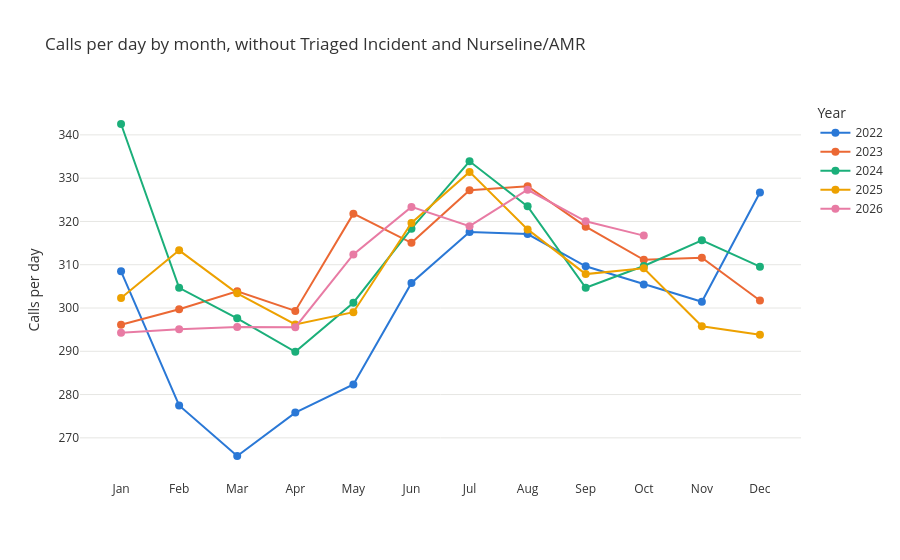

Notebook code for this chart:
### Code cell
import plotly.graph_objects as go

# same chart without the two codes that stop after 2025-05-31
gone = ['Triaged Incident', 'Nurseline/AMR']
monthly = data[~data['Type'].isin(gone)].groupby(['Year', 'Month']).size().rename('calls').reset_index()

def days_covered(year, month):
    month_start = pd.Timestamp(year=year, month=month, day=1)
    month_end = month_start + pd.offsets.MonthBegin(1)
    return (min(month_end, end) - max(month_start, start)) / pd.Timedelta(days=1)

monthly['days'] = [days_covered(y, m) for y, m in zip(monthly['Year'], monthly['Month'])]
monthly['calls_per_day'] = monthly['calls'] / monthly['days']



# fixed categorical order, one color per year
year_colors = {2022: '#2a78d6', 2023: '#eb6834', 2024: '#1baf7a', 2025: '#eda100', 2026: '#e87ba4'}
month_names = ['Jan', 'Feb', 'Mar', 'Apr', 'May', 'Jun', 'Jul', 'Aug', 'Sep', 'Oct', 'Nov', 'Dec']

fig = go.Figure()
for year, g in monthly.groupby('Year'):
    fig.add_trace(go.Scatter(
        x=[month_names[m - 1] for m in g['Month']], y=g['calls_per_day'],
        mode='lines+markers', name=str(year),
        line=dict(color=year_colors[year], width=2), marker=dict(size=8),
        customdata=g[['calls', 'days']],
        hovertemplate=f'{year}: ' + '%{y:.0f} calls/day<br>%{customdata[0]:,} calls in %{customdata[1]:.1f} days<extra></extra>',
    ))

fig.update_layout(
    title='Calls per day by month, without Triaged Incident and Nurseline/AMR',
    xaxis=dict(title=None, categoryorder='array', categoryarray=month_names, showgrid=False),
    yaxis=dict(title='Calls per day', gridcolor='#e6e6e3', zeroline=False),
    hovermode='x unified', plot_bgcolor='white', paper_bgcolor='white',
    font=dict(color='#333'), legend=dict(title='Year'),
)
fig.show()

### Figure 1 — Plotly figure (JSON) as saved in the notebook; plotly's stock layout.template omitted (floating-point values rounded to 4 significant figures)
{"data": [{"customdata": [[9460.0, 30.67], [7770.0, 28.0], [8240.0, 31.0], [8275.0, 30.0], [8753.0, 31.0], [9174.0, 30.0], [9844.0, 31.0], [9830.0, 31.0], [9289.0, 30.0], [9469.0, 31.0], [9043.0, 30.0], [10130.0, 31.0]], "hovertemplate": "2022: %{y:.0f} calls/day<br>%{customdata[0]:,} calls in %{customdata[1]:.1f} days<extra></extra>", "line": {"color": "#2a78d6", "width": 2}, "marker": {"size": 8}, "mode": "lines+markers", "name": "2022", "type": "scatter", "x": ["Jan", "Feb", "Mar", "Apr", "May", "Jun", "Jul", "Aug", "Sep", "Oct", "Nov", "Dec"], "y": [308.5, 277.5, 265.8, 275.8, 282.4, 305.8, 317.5, 317.1, 309.6, 305.5, 301.4, 326.7]}, {"customdata": [[9180.0, 31.0], [8392.0, 28.0], [9420.0, 31.0], [8980.0, 30.0], [9976.0, 31.0], [9452.0, 30.0], [10140.0, 31.0], [10170.0, 31.0], [9564.0, 30.0], [9645.0, 31.0], [9348.0, 30.0], [9354.0, 31.0]], "hovertemplate": "2023: %{y:.0f} calls/day<br>%{customdata[0]:,} calls in %{customdata[1]:.1f} days<extra></extra>", "line": {"color": "#eb6834", "width": 2}, "marker": {"size": 8}, "mode": "lines+markers", "name": "2023", "type": "scatter", "x": ["Jan", "Feb", "Mar", "Apr", "May", "Jun", "Jul", "Aug", "Sep", "Oct", "Nov", "Dec"], "y": [296.1, 299.7, 303.9, 299.3, 321.8, 315.1, 327.2, 328.1, 318.8, 311.1, 311.6, 301.7]}, {"customdata": [[10620.0, 31.0], [8835.0, 29.0], [9226.0, 31.0], [8696.0, 30.0], [9338.0, 31.0], [9550.0, 30.0], [10350.0, 31.0], [10030.0, 31.0], [9140.0, 30.0], [9601.0, 31.0], [9469.0, 30.0], [9596.0, 31.0]], "hovertemplate": "2024: %{y:.0f} calls/day<br>%{customdata[0]:,} calls in %{customdata[1]:.1f} days<extra></extra>", "line": {"color": "#1baf7a", "width": 2}, "marker": {"size": 8}, "mode": "lines+markers", "name": "2024", "type": "scatter", "x": ["Jan", "Feb", "Mar", "Apr", "May", "Jun", "Jul", "Aug", "Sep", "Oct", "Nov", "Dec"], "y": [342.5, 304.7, 297.6, 289.9, 301.2, 318.3, 333.9, 323.5, 304.7, 309.7, 315.6, 309.5]}, {"customdata": [[9371.0, 31.0], [8773.0, 28.0], [9405.0, 31.0], [8886.0, 30.0], [9270.0, 31.0], [9590.0, 30.0], [10280.0, 31.0], [9863.0, 31.0], [9235.0, 30.0], [9584.0, 31.0], [8874.0, 30.0], [9108.0, 31.0]], "hovertemplate": "2025: %{y:.0f} calls/day<br>%{customdata[0]:,} calls in %{customdata[1]:.1f} days<extra></extra>", "line": {"color": "#eda100", "width": 2}, "marker": {"size": 8}, "mode": "lines+markers", "name": "2025", "type": "scatter", "x": ["Jan", "Feb", "Mar", "Apr", "May", "Jun", "Jul", "Aug", "Sep", "Oct", "Nov", "Dec"], "y": [302.3, 313.3, 303.4, 296.2, 299.0, 319.7, 331.5, 318.2, 307.8, 309.2, 295.8, 293.8]}, {"customdata": [[9123.0, 31.0], [8262.0, 28.0], [9164.0, 31.0], [8867.0, 30.0], [9684.0, 31.0], [9701.0, 30.0], [9886.0, 31.0], [10150.0, 31.0], [9601.0, 30.0], [8974.0, 28.33]], "hovertemplate": "2026: %{y:.0f} calls/day<br>%{customdata[0]:,} calls in %{customdata[1]:.1f} days<extra></extra>", "line": {"color": "#e87ba4", "width": 2}, "marker": {"size": 8}, "mode": "lines+markers", "name": "2026", "type": "scatter", "x": ["Jan", "Feb", "Mar", "Apr", "May", "Jun", "Jul", "Aug", "Sep", "Oct"], "y": [294.3, 295.1, 295.6, 295.6, 312.4, 323.4, 318.9, 327.3, 320.0, 316.7]}], "layout": {"font": {"color": "#333"}, "hovermode": "x unified", "legend": {"title": {"text": "Year"}}, "paper_bgcolor": "white", "plot_bgcolor": "white", "title": {"text": "Calls per day by month, without Triaged Incident and Nurseline/AMR"}, "xaxis": {"categoryarray": ["Jan", "Feb", "Mar", "Apr", "May", "Jun", "Jul", "Aug", "Sep", "Oct", "Nov", "Dec"], "categoryorder": "array", "showgrid": false, "title": {}}, "yaxis": {"gridcolor": "#e6e6e3", "title": {"text": "Calls per day"}, "zeroline": false}}}
